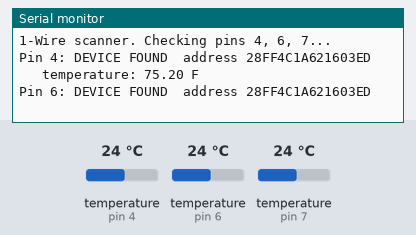
The sketch below on a simulated Arduino Uno, built with avr-gcc and run on an emulated ATmega328P. Shown: the last lines printed to the serial monitor. The inputs (shaded band) are chosen by the test bench; at power-on: temperature (sensors on pin 4, pin 6, pin 7) 24 °C.

Above: at 2.0 s.
2.1 s: temperature (sensor on pin 4) set to 12 °C
At 4.6 s:
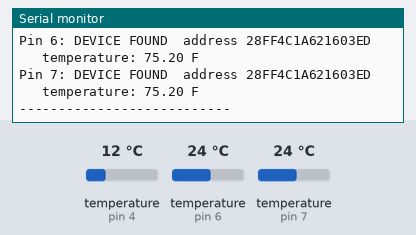
9.1 s: temperature (sensor on pin 6) set to 19 °C
At 10.2 s:
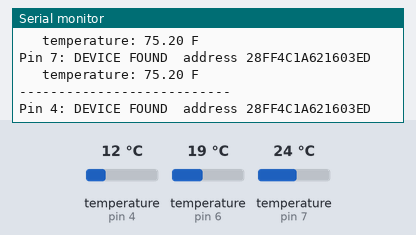
14.6 s: temperature (sensor on pin 7) set to 28 °C
At 17.0 s:
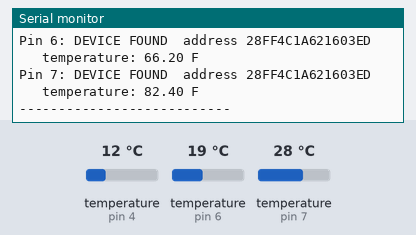
20.1 s: temperature (sensor on pin 4) set to 33 °C
At 20.7 s:
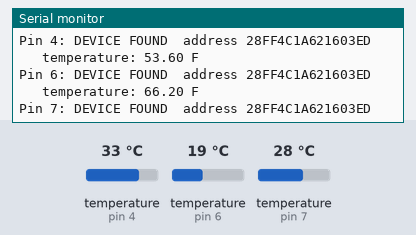
25.6 s: temperature (sensor on pin 6) set to 41 °C
At 27.9 s:
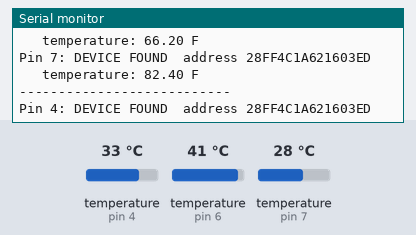
31.1 s: temperature (sensor on pin 7) set to 2 °C
At 34.7 s:
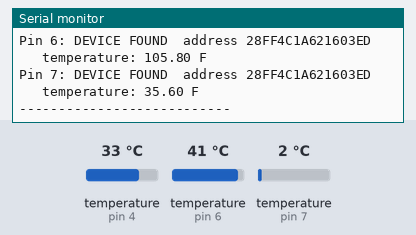
Timing chart, 0 to 36.2 s (numbered marks = the images above; inputs shaded):
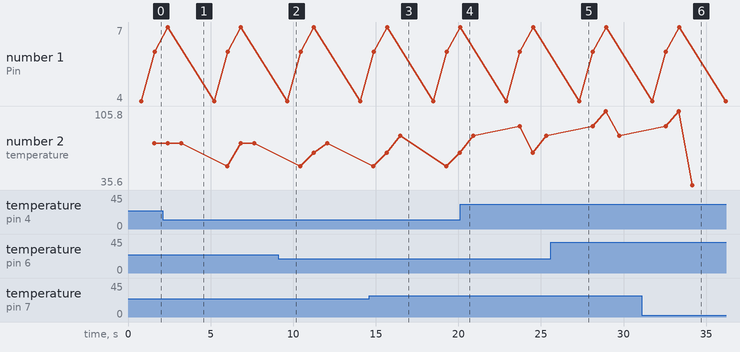

Measured:
- after the input at 14.6 s, the serial monitor: prints a new line after 1.9 s (image 3)
- after the input at 31.1 s, the serial monitor: prints a new line after 3.1 s (image 6)

The sketch:

OneWire_Scanner.ino
```cpp
// GrowthPulse bench diagnostic: 1-Wire scanner.
// Searches pins 4, 6, 7 for 1-Wire devices. A real DS18B20 announces with an
// address starting 0x28; "nothing" means the probe never reaches the bus
// (check power, contact, and the 4.7k pull-up).
#include <OneWire.h>
#include <DallasTemperature.h>

const int PINS[] = {4, 6, 7};

void scanPin(int pin) {
  OneWire ow(pin);
  byte addr[8];
  int found = 0;
  ow.reset_search();
  Serial.print("Pin ");
  Serial.print(pin);
  Serial.print(": ");
  while (ow.search(addr)) {
    found++;
    Serial.print("DEVICE FOUND  address ");
    for (byte i = 0; i < 8; i++) {
      if (addr[i] < 16) Serial.print("0");
      Serial.print(addr[i], HEX);
    }
    Serial.print("  ");
  }
  if (!found) {
    Serial.println("nothing");
    return;
  }
  Serial.println();
  DallasTemperature sensors(&ow);
  sensors.begin();
  sensors.requestTemperatures();
  Serial.print("   temperature: ");
  Serial.print(sensors.getTempFByIndex(0));
  Serial.println(" F");
}

void setup() {
  Serial.begin(115200);
  delay(800);
  Serial.println();
  Serial.println("1-Wire scanner. Checking pins 4, 6, 7...");
}

void loop() {
  for (int i = 0; i < 3; i++) scanPin(PINS[i]);
  Serial.println("---------------------------");
  delay(2000);
}
```
